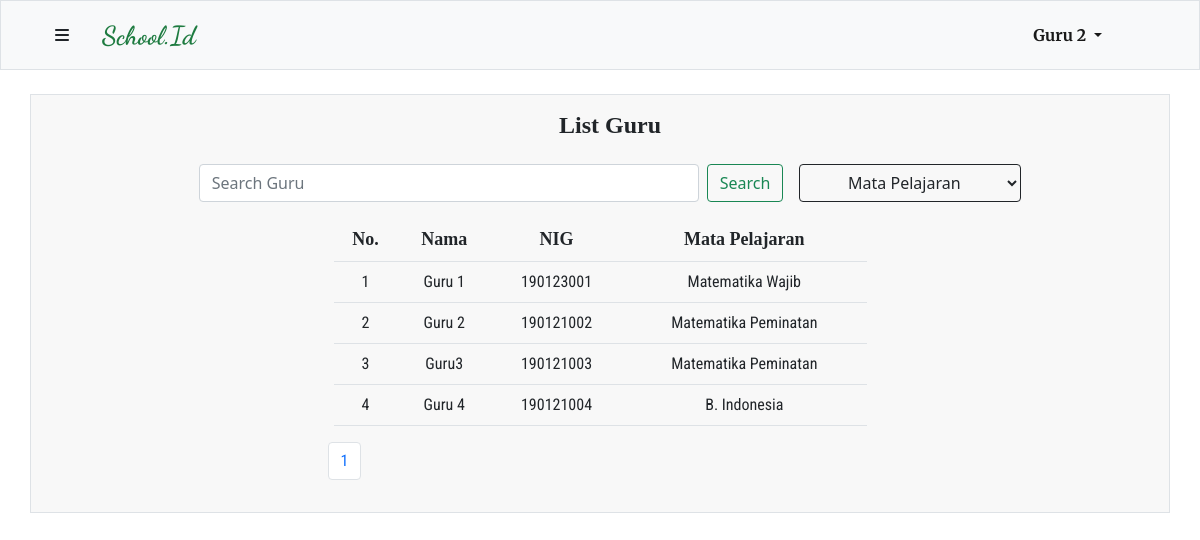
The app's page /php/guru.php (signed in) with its own data.
### tables this page shows
CREATE TABLE `guru` (
  `id` int(10) UNSIGNED NOT NULL,
  `nama_guru` varchar(200) NOT NULL,
  `NIG` char(9) NOT NULL,
  `mapel_id` int(10) UNSIGNED NOT NULL,
  `user_id` int(10) UNSIGNED NOT NULL
);

CREATE TABLE `mapel` (
  `id` int(10) UNSIGNED NOT NULL,
  `nama_mapel` varchar(200) NOT NULL,
  `Created_at` timestamp NOT NULL DEFAULT current_timestamp()
);

### php/function.php (called while the page is built, shortened)
<?php
$connection = mysqli_connect("localhost","root","","tubes");
function show($query) {
    global $connection;
    $box = [];
    $result = mysqli_query($connection, $query);
    while($row = mysqli_fetch_assoc($result)) {
        $box[] = $row;
    }
    return $box;
}
?>

### php/guru.php (the view, shortened to what this page needs)
<?php
require 'function.php';
$totalData = count(show("SELECT guru.id as id, guru.nama_guru as nama, guru.NIG as nig, mapel.nama_mapel as mapel FROM guru JOIN mapel ON guru.mapel_id = mapel.id ")) ;
$dataPerhalaman = 5;
if (isset($_GET["page"])) {
    $halamanAktif = $_GET["page"];
} else {
    $halamanAktif = 1;
}
$dataAwal = ($halamanAktif * $dataPerhalaman) - $dataPerhalaman;
$guru = show("SELECT guru.id as id, guru.nama_guru as nama, guru.NIG as nig, mapel.nama_mapel as mapel FROM guru JOIN mapel ON guru.mapel_id = mapel.id LIMIT $dataAwal, $dataPerhalaman ");
$i = $dataAwal + 1;
?>
<!DOCTYPE html>
<html lang="en">
<head>
    <link href="https://cdn.jsdelivr.net/npm/bootstrap@5.1.3/dist/css/bootstrap.min.css" rel="stylesheet">
    <link rel="stylesheet" href="style/navbar.css">
    <link rel="stylesheet" href="style/template.css">
</head>
<body>
    <?php include 'navbar.php' ?>
<div class="container my-4 px-4 py-3 table-data border">
    <div class="table-title">
        <h4>List Guru</h4>
    </div>
    <form class="d-flex search my-3 mx-auto" method="POST">
            <input class="form-control me-2" type="search" placeholder="Search Guru" aria-label="Search" name="keyword" autocomplete="off">
            <button class="btn btn-outline-success" type="submit" name="find">Search</button>
        <select class="btn ms-3 btn-outline-dark" name="filter" id="">
            <option value="">Mata Pelajaran</option>
        </select>
    </form>
    <div class="container-fluid mt-3">
        <table class="mx-auto table">
        <tr class="thead">
            <td class="table-header">No. </td>
            <td class="table-header">Nama</td>
            <td class="table-header">NIG</td>
            <td class="table-header">Mata Pelajaran</td>
        </tr>
        <?php foreach($guru as $gru) : ?>
        <tr class="tbody">
            <td class="table-body"><?=$i?></td>
            <td class="table-body"><?=$gru["nama"] ?></td>
            <td class="table-body"><?=$gru["nig"]?></td>
            <td class="table-body"><?=$gru["mapel"]?></td>
        </tr>
    <?php $i++ ?>
    <?php endforeach ; ?>
        </table>
    </div>
     <?php include 'pagination.php' ?>
</div>
</body>
</html>

### php/navbar.php (shortened to what this page needs)
<?php
$connection = mysqli_connect("localhost","root","","tubes");
$id = $_SESSION["userID"];
if(isset($_SESSION["admin"])) {
    $admin = mysqli_query($connection, "SELECT username FROM user WHERE id = $id");
    $data = mysqli_fetch_assoc($admin);
} elseif (isset($_SESSION["member"])) {
    if ($_SESSION["member"] === "siswa") {
            $namaSiswa = mysqli_query($connection, "SELECT * FROM siswa WHERE user_id = $id");
            $data = mysqli_fetch_assoc($namaSiswa);
            $navbarID = $data["kelas_id"];
            $navbar= show("SELECT mapel.* FROM siswa JOIN mapel_kelas ON mapel_kelas.kelas = siswa.kelas_id JOIN guru ON guru.id = mapel_kelas.guru JOIN mapel ON mapel.id = guru.mapel_id WHERE siswa.user_id = $id ORDER BY nama_mapel ASC");
    } else {
            $namaGuru = mysqli_query($connection, "SELECT * FROM guru WHERE user_id = $id");
            $data = mysqli_fetch_assoc($namaGuru);
    }
}
?>
    <nav class="navbar navbar-expand-lg navbar-light bg-light container-fluid border sticky-top">
        <div class="container navbar-head">
         <div class="logo">
            <button class="btn" type="button" data-bs-toggle="offcanvas" data-bs-target="#offcanvasRight" aria-controls="offcanvasRight"><i class="fas fa-bars"></i></button>
            <?php if(isset($_SESSION["admin"])) : ?>
                <a class="navbar-brand" href="admin.php">School.Id</a>
            <?php else : ?>
                <a class="navbar-brand" href="dashboard.php">School.Id</a>
            <?php endif ; ?>
         </div>
          <div class="login-register collapse navbar-collapse" id="navbarSupportedContent">
            <ul class="navbar-nav me-auto mb-2 mb-lg-0">
              <li class="nav-item dropdown">
                <a class="nav-link dropdown-toggle active me-5" href="" id="navbarDropdown" role="button" data-bs-toggle="dropdown" aria-expanded="false">
                    <?php if(isset($_SESSION["admin"])) : ?>
                         <?=$data["username"] ; ?>
                    <?php elseif($_SESSION["member"] === "siswa") :?>
                        <?=$data["nama_siswa"] ; ?>
                    <?php else :?>
                        <?=$data["nama_guru"] ; ?>
                    <?php endif ; ?>
                </a>
              </li>
            </ul>
          </div>
        </div>
    </nav>

### php/style/navbar.css (style rules this page uses)
* { margin: 0; padding: 0; box-sizing: border-box; }
.navbar { background-color: #f8f8f8; height: 70px; }
.navbar-brand { text-align: center; font-weight: 900 !important; font-size : 26px; margin: 0; padding: 0 20px; font-family: 'Dancing Script'; color: #1E7B40 !important; }
.navbar .logo { display: flex; text-align: center; }
.navbar .login-register { flex-grow: 0; font-family: 'Merriweather'; font-weight: bolder; }

### php/style/template.css (style rules this page uses)
* { margin: 0; padding: 0; box-sizing: border-box; }
.d-flex { align-items: center; justify-content: center; }
form { margin: 0 20px; }
.table-data { background-color: #f8f8f8; }
.search .form-control { margin: 0 20px; }
.form-control { max-width: 500px; width: 100%; }
.table-data table { width: 50%; text-align: center; }
.table-data .table-title { display: flex; justify-content: center; }
.table-data .table-title h4 { margin-left :20px; text-align: center; font-family: 'Merriweater'; font-weight: 900; }
.table-data .thead { font-family: 'Merriweater', serif !important; font-weight: bold; font-size: 18px; }
th, td { padding: 10px 5px; }
.table-data .table-body { font-family: 'Roboto Condensed', sans-serif;; }

### records on screen
guru: nama_guru "Guru 2", NIG "190121002", mapel.nama_mapel "Matematika Peminatan"
guru: nama_guru "Guru 1", NIG "190123001", mapel.nama_mapel "Matematika Wajib"
guru: nama_guru "Guru3", NIG "190121003", mapel.nama_mapel "Matematika Peminatan"
guru: nama_guru "Guru 4", NIG "190121004", mapel.nama_mapel "B. Indonesia"
